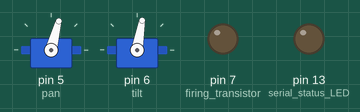
A sketch run on a simulated Arduino Uno, built with avr-gcc and run on an emulated ATmega328P. Shown: 2 × servo, output pins drawn as LEDs (lit = HIGH).

Above: at 0.1 s.
At 1.6 s:
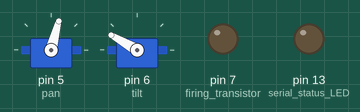
Timing chart, 0 to 3.1 s (numbered marks = the images above):
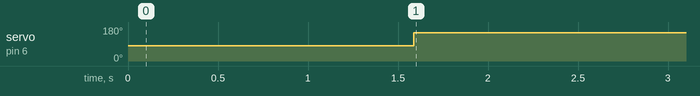

The sketch:

Turret_03_07_Arduino.pde
```cpp
/*
----------------TURRET VERSION 3 CODE V07---------------
========================================================
Tobias Scharfenberg

 For upload onto arduino board

 This version of the code is not autonomous. The user views the webcam image and uses the mouse to aim and fire.

 Compatible with Processing Code "Turret_03_07".

ATTACHMENT INSTRUCTIONS:
 attach x-axis standard servo to digital I/O pin 5
 attach y-axis standard servo to digital I/O pin 6
 attach normally open firing relay to digital I/O pin 7

*/

#include <Servo.h>

Servo pan;                            // x axis servo
Servo tilt;                           // y axis servo
int xPosition = 75;
int yPosition = 80;
int fire = 0;                         // if 1, fire; else, don't fire
char buff[]= "00000000000";           // store incoming serial bytes
int serialCounter = 0;                // how many frames scince last serial byte was available
int serialTimeout = 10000;            // max number of frames without incoming serial before going back to idle mode

void setup(){
  pan.attach(5);
  tilt.attach(6);
  pinMode(13, OUTPUT);                // serial status LED
  pinMode(7, OUTPUT);                 // firing transistor/relay
  Serial.begin(19200);
}

void loop() {
  if (Serial.available()>0) {
    serialCounter = 0;

    for (int i=0; i<10; i++) {
      buff[i]=buff[i+1];            // move each serial buffer byte down one space
    }
    buff[10]=Serial.read();         // add new serial byte to end of buffer

    if (buff[10]=='X' && buff[6] == 'F') {   // check for indicators
      xPosition = (100*(int(buff[7])-48)) + (10*(int(buff[8])-48)) + (int(buff[9])-48);  // previous values are coords
    }
    if (buff[10]=='Y' && buff[6] == 'X') {
      yPosition = (100*(int(buff[7])-48)) + (10*(int(buff[8])-48)) + (int(buff[9])-48);
    }
    if (buff[10]=='F' && buff[8] == 'Y') {
      fire = int(buff[9]) - 48;
    }

    pan.write(xPosition);                // send instructions to servos
    tilt.write(yPosition);

    if(fire == 1) {
      digitalWrite(7, HIGH);             // firing relay
    }
    else{
      digitalWrite(7, LOW);
    }

  }
  else{
    serialCounter++;                     // timeout check (safety feature)

    if(serialCounter > serialTimeout) {  // go into idle mode after serial counter timeout
      pan.write(75);
      tilt.write(150);
      digitalWrite(7, LOW);
      serialCounter = serialTimeout+1;

    }
    else{                               // if just a momentary pause:
      pan.write(xPosition);             // continue with previous actions
      tilt.write(yPosition);
      if(fire == 1) {
        digitalWrite(7, HIGH);
      }
      else{
        digitalWrite(7, LOW);
      }
    }
  }
}
```

Measured:
- by itself, servo on pin 6 (tilt): 80° → 150° at 1.6 s
